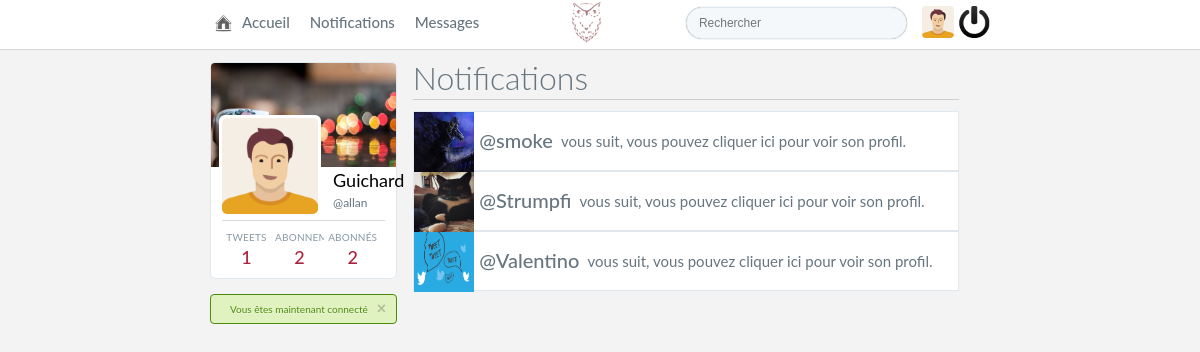
Screenshot of /controller/notification.php (signed in) with the database file from the repository.
### tables this page shows
CREATE TABLE IF NOT EXISTS `users` (
  `id_user` int(11) NOT NULL COMMENT 'ID utilisateur',
  `username` varchar(255) NOT NULL COMMENT 'nom de l''utilsateur',
  `nickname` varchar(255) NOT NULL COMMENT 'Pseudo de la personne(Nom complet sur tweeter)',
  `password` text NOT NULL COMMENT 'Mot de passe',
  `avatar` text NOT NULL COMMENT 'avatar',
  `email` text NOT NULL COMMENT 'email',
  `cover` text NOT NULL COMMENT 'image de banniere',
  `phone` text NOT NULL COMMENT 'numéro de téléphone',
  `website` text NOT NULL COMMENT 'url du site web lié au compte',
  `registration_token` text NOT NULL COMMENT 'token pour l''activation par mail',
  `birthdate` date NOT NULL COMMENT 'date de naissance',
  `private` tinyint(1) NOT NULL COMMENT 'status du compte si privée ou non',
  `token_cookie` text NOT NULL COMMENT 'token pour la fonction : se souvenir de moi (afin d''éviter la reconnexion)',
  `location` text NOT NULL COMMENT 'Lieu',
  `activated` tinyint(1) NOT NULL COMMENT 'statut de l''activation',
  `biography` text NOT NULL COMMENT 'Biographie',
  `creation_date` date NOT NULL COMMENT 'Date et heure de la création du compte'
);

CREATE TABLE IF NOT EXISTS `notifications` (
  `id` int(11) NOT NULL,
  `id_user` int(11) NOT NULL COMMENT 'ID utilisateur',
  `type` int(11) NOT NULL COMMENT 'type de la notif',
  `id_notif` int(11) NOT NULL COMMENT 'id du tweet retweet ou like en fonction du type de la notif',
  `status` tinyint(1) NOT NULL COMMENT 'si vue ou non',
  `date_notif` datetime NOT NULL
);

### include/results.php (called while the page is built, shortened)
<?php
$db = App::getDatabase();
$auth = App::getAuth();
$auth->restrict();
$user_id = $_SESSION['auth']->id_user;
$info_user = $auth->checkId($db, $user_id);
if(isset($_GET['id'])) {
	$getId = htmlspecialchars($_GET['id']);
	$user_id_profil = $auth->checkId($db, $getId);
	if(!isset($getId) || !file_exists('profil.php')) {  }
	else {
		if(!$user_id_profil) {  }
	}
	$id = $getId;
	$user = $user_id_profil;
}
else {
	$id = $user_id;
	$user = $info_user;
}
$tweet = new Tweet($id);
$follow = new Follow($_SESSION['auth']);
$count_tweet = $tweet->countTweet($db, $id);
$count_follower = $follow->countFollower($db, $id);
$count_following = $follow->countFollowing($db, $id);

### class/Database.php (called while the page is built, shortened)
<?php
class Database {
    private $pdo;
    public function __construct($login, $password, $database_name, $host = 'localhost') {
        $this->pdo = new PDO("mysql:dbname=$database_name;host=$host", $login, $password, array(PDO::MYSQL_ATTR_USE_BUFFERED_QUERY => true));
        $this->pdo->setAttribute(PDO::ATTR_ERRMODE, PDO::ERRMODE_EXCEPTION);
        $this->pdo->setAttribute(PDO::ATTR_DEFAULT_FETCH_MODE, PDO::FETCH_OBJ);
        $this->pdo->query("SET NAMES 'utf8'");
    }
    public function query($query, $params = false) {
        if($params){
            $req = $this->pdo->prepare($query);
            $req->execute($params);
        } else {
            $req = $this->pdo->query($query);
        }
        return $req;
    }
}

### class/Auth.php (called while the page is built, shortened)
<?php
class Auth {
    public function checkId($db, $user_id) {
        return $db->query('SELECT * FROM users WHERE id_user = ?', [$user_id])->fetch();
    }
}

### class/Session.php (called while the page is built, shortened)
<?php
class Session {
    static $instance;
    static function getInstance() {
        if(!self::$instance){
            self::$instance = new Session();
        }
        return self::$instance;
    }
}

### class/App.php (called while the page is built, shortened)
<?php
class App {
    static $db = null;
    static function getDatabase() {
        if(!self::$db) {
            self::$db = new Database('root', '', 'common-database');
        }
        return self::$db;
    }
    static function getAuth() {
        return new Auth(Session::getInstance(), ['restriction' => "Vous n'avez pas la permission d'acceder a cette page" ]);
    }
}

### class/Tweet.php (called while the page is built, shortened)
<?php
class Tweet {
public function countTweet($db, $user_id) {
    return $db->query('SELECT COUNT(id_tweet) AS count_tweet FROM tweets WHERE id_user = ?', [$user_id])->fetch();
}
}
?>

### class/Follow.php (the view, shortened to what this page needs)
<?php
class Follow extends Auth {
	public function countFollower($db, $user_id) {
        return $db->query('SELECT COUNT(id_user) AS count_follower FROM followers WHERE id_user = ? AND date_follow > 0', [$user_id])->fetch();
    }
    public function countFollowing($db, $user_id) {
        return $db->query('SELECT COUNT(id_follower) AS count_following FROM followers WHERE id_follower = ? AND date_follow > 0', [$user_id])->fetch();
    }
    public function AllNotify($db, $user_id) {
        return $id_notif = $db->query('SELECT * FROM notifications WHERE id_user = ? AND status = 0 ORDER BY date_notif DESC', [$user_id])->fetchAll();
    }
    public function notif_type($db, $id_notif, $type) {
        if($type == '1') {
            $info_follow = $this->checkId($db, $id_notif);
            return $notif = '<div class="notif_follow"><a href="profil.php?id='.$info_follow->id_user.'"><img src="'.$info_follow->avatar.'" alt="'.$info_follow->username.'"/><h2>@'.$info_follow->username.'</h2><p>vous suit, vous pouvez cliquer ici pour voir son profil.</p></a></div>';
        }
        elseif($ype == '2') {
            return $db->query('SELECT * FROM tweets WHERE id_user = ?', [$id_notif])->fetch();
        }
    }
}

### controller/notification.php (shortened to what this page needs)
<?php
require_once '../include/results.php';
$notifs = $follow->AllNotify($db, $user_id);
$notification_all = '';
foreach ($notifs as $notif) {
	$notification_all .= $follow->notif_type($db, $notif->id_notif, $notif->type);
}
require_once '../view/notification.php'; ?>

### include/header.php (shortened to what this page needs)
<header class="header-timeline">
	<div class="header-timeline-menu">
		<ul>
			<li><a href="accueil.php" title="Accueil"><span class="icon-home"></span><span>Accueil</span></a></li>
			<li><a href="notification.php" title="Notifications"><span class="icon-notif"></span><span>Notifications</span></a></li>
			<li><a href="message.php" title="Messages"><span class="icon-msg"></span><span>Messages</span></a></li>
		</ul>
		<div class="header-timeline-search">
			<form action="../controller/search.php" method="GET">
				<input type="search" name="search" id="search" placeholder="Rechercher">
			</form>
			<a href="account.php" title="Profil et paramètres"><img src='<?= $info_user->avatar; ?>' alt="fox"></a>
			<a href="../view/logout.php"><img src="../view/img/icon/logout.png" alt="Se déconnecter"></a>
		</div>
	</div>
	<h1><span class="icon"></span></h1>
</header>

### include/dashboard.php
<div class="container-left-side">
	<div class="dashboard">
	<div class="dashboard-cover">
		<a  href="account.php" title="Profil et paramètres"><img src="<?= $info_user->cover; ?>" alt="<?= $info_user->nickname; ?>"></a>
	</div>
		<div class="dashboard-data">
			<a href="profil.php?id=<?php echo $id; ?>" title="Profil et paramètres"><img src="<?= $info_user->avatar; ?>" alt="<?= $info_user->nickname; ?>"></a>
		</div>
		<div class="dashboard-user">
			<a href="profil.php?id=<?php echo $id; ?>" title="<?= $info_user->nickname; ?>"><?php echo ucfirst($user->nickname); ?></a>
			<a href="profil.php?id=<?php echo $id; ?>" title ="<?= $info_user->nickname; ?>">@<?php echo $user->username; ?></a>
		</div>
		<div class="dashboard-stats">
			<a title="Tweets" href="profil.php?id=<?php echo $id; ?>">
				<span class="describ-stats">Tweets</span>
				<span class="number-stats"><?php echo $count_tweet->count_tweet; ?></span>
			</a>
			<a title="Abonnements" href="following.php?id=<?php echo $id; ?>">
				<span class="describ-stats">Abonnements</span>
				<span class="number-stats"><?php echo $count_following->count_following; ?></span>
			</a>
			<a title="Abonnés" href="followers.php?id=<?php echo $id; ?>">
				<span class="describ-stats">Abonnés</span>
				<span id='abonne' class="number-stats"><?php echo $count_follower->count_follower; ?></span>
			</a>
		</div>
	</div>
	<?php include 'flash.php'; ?>
</div>

### view/front/style.css (style rules this page uses)
hahtml, body, div, span, applet, object, iframe, h1, h2, h3, h4, h5, h6, p, blockquote, pre, a, abbr, acronym, address, big, cite, code, del, dfn, em, img, ins, kbd, q, s, samp, small, strike, strong, sub, sup, tt, var, b, u, i, center, dl, dt, dd, ol, ul, li, fieldset, form, label, legend, table, caption, tbody, tfoot, thead, tr, th, td, article, aside, canvas, details, embed, figure, figcaption, footer, header, hgroup, menu, nav, output, ruby, section, summary, time, mark, audio, video { margin: 0 auto; padding: 0; border: 0; font-size: 100%; vertical-align: baseline; -webkit-box-sizing: border-box; -moz-box-sizing: border-box; -o-box-sizing: border-box; -ms-box-sizing: border-box; box-sizing: border-box; font-family: lato, sans-serif, monospace; }
html { -ms-text-size-adjust:100%; -webkit-text-size-adjust:100% }
body { background-color: #F3F3F3; }
div { display: block; }
a { text-decoration: none; color: inherit; }
ol, ul { list-style: none; }
.header-timeline { width: 100%; height: 50px; border-bottom: 1px solid rgba(0, 0, 0, 0.15); position: relative; background-color: #FFF; }
.header-timeline-menu { width: 65%; }
.header-timeline-menu span { float: left; margin: 15px 5px 0px; padding: 0px; font-size: 15px; }
.header-timeline-menu ul { overflow: hidden; display: inline; }
.header-timeline-menu ul li { color: #66757F; float: left; }
.header-timeline-menu ul li a { color: inherit; display: block; font-weight: 500; line-height: 1; width: 100%; height: 50px; }
.icon-home { background: url(../img/icon/icon-home.png); background-size: 17px; float: left; width: 17px; height: 17px; -webkit-filter: grayscale(100%); filter: grayscale(100%); -webkit-transition: .3s ease-in-out; transition: .3s ease-in-out; }
.icon { background: url(../img/icon/owl.PNG); background-size: 45px; display: inline-block; position: relative; text-align: center; width: 45px; height: 45px; position: absolute; left: 47%; }
.header-timeline-search { float: right; text-align: left; }
.header-timeline-search form { float: left; height: 33px; margin: 7px 15px 0px 0px; font-size: 12px; width: 221px; }
.header-timeline-search input { display: block; width: 100%; height: 32px; padding: 5px 27px 6px 12px; font-size: 12px; line-height: 1; color: #8899A6; background-color: #F5F8FA; border: 1px solid #E1E8ED; border-radius: 21px; transition: all 0.2s ease-in-out 0s; box-shadow: 0 0 1px; }
.header-timeline-search a { display: inline-block; margin-top: 2%; }
.header-timeline-search img { width: 32px; height:32px; border-radius: 4px; box-shadow: 0 0 2px; }
.header-timeline-search img:last-child { box-shadow: none; }
.container-left-side { float: left; width: 24%; }
.dashboard { border: 1px solid #e1e8ed; background: #FFF; border-radius: 6px; }
.dashboard-cover { background-size: 100%; background-position: 0 50%; width: 100%; }
.dashboard-data { background-color: #fff; border-radius: 6px; margin: -55px 0 0 8px; padding: 1px; vertical-align: top; display: inline-block; }
.dashboard-data img { border-radius: 7px; height: 100px; width: 100px; border: 2px solid #fff; -moz-box-sizing: border-box; box-sizing: border-box; color: #fff; }
.dashboard-user { width: 7%; display: inline-block; margin-left: 8px; margin-bottom: 2%; }
.dashboard-user a:first-child { display: block; font-size: 18px; line-height: 21px; }
.dashboard-user a:last-child { font-size: 12px; padding-right: 5px; color: #66757f; }
.dashboard-stats { margin-right: 11px; margin-left: 11px; padding: 10px 0px; display: block; border-top: 1px solid rgba(0, 0, 0, 0.15); }
.dashboard-stats a { display: inline-block; width: 30%; }
.describ-stats { display: block; text-align: center; color: #8899a6; font-size: 10px; letter-spacing: .02em; overflow: hidden; text-transform: uppercase; transition: color .15s ease-in-out; }
.number-stats { text-align: center; display: block; font-size: 18px; font-weight: 500; padding-top: 3px; transition: color .15s ease-in-out; color: #AB223B; }
.notif_follow { height: 60px; border: 1px solid #e1e8ed; cursor: pointer; background-color: #fff; }
.notif_follow h2 { font-weight: bold; color: #66757f; display: inline-block; font-size: 20px; font-weight: 500; }
.notif_follow p { color: #66757f; display: inline-block; vertical-align: 140%; padding: 0 0.5%; font-size: 15px; }
.notif_follow h2 { padding: 0 1%; vertical-align: 100%; }
.notif_follow img { width: 60px; height: 60px; display: inline-block; }

### rows the page displays
users: avatar (placeholder picture), nickname "Guichard", username "allan"
notifications: users.avatar+username (picture), users.username "smoke"
notifications: users.avatar (picture), users.username "Strumpfi"
notifications: users.avatar (picture), users.username "Valentino"

### other values shown
$count_tweet->count_tweet "1"
$count_following->count_following "2"
$count_follower->count_follower "2"
$message "Vous êtes maintenant connecté"
